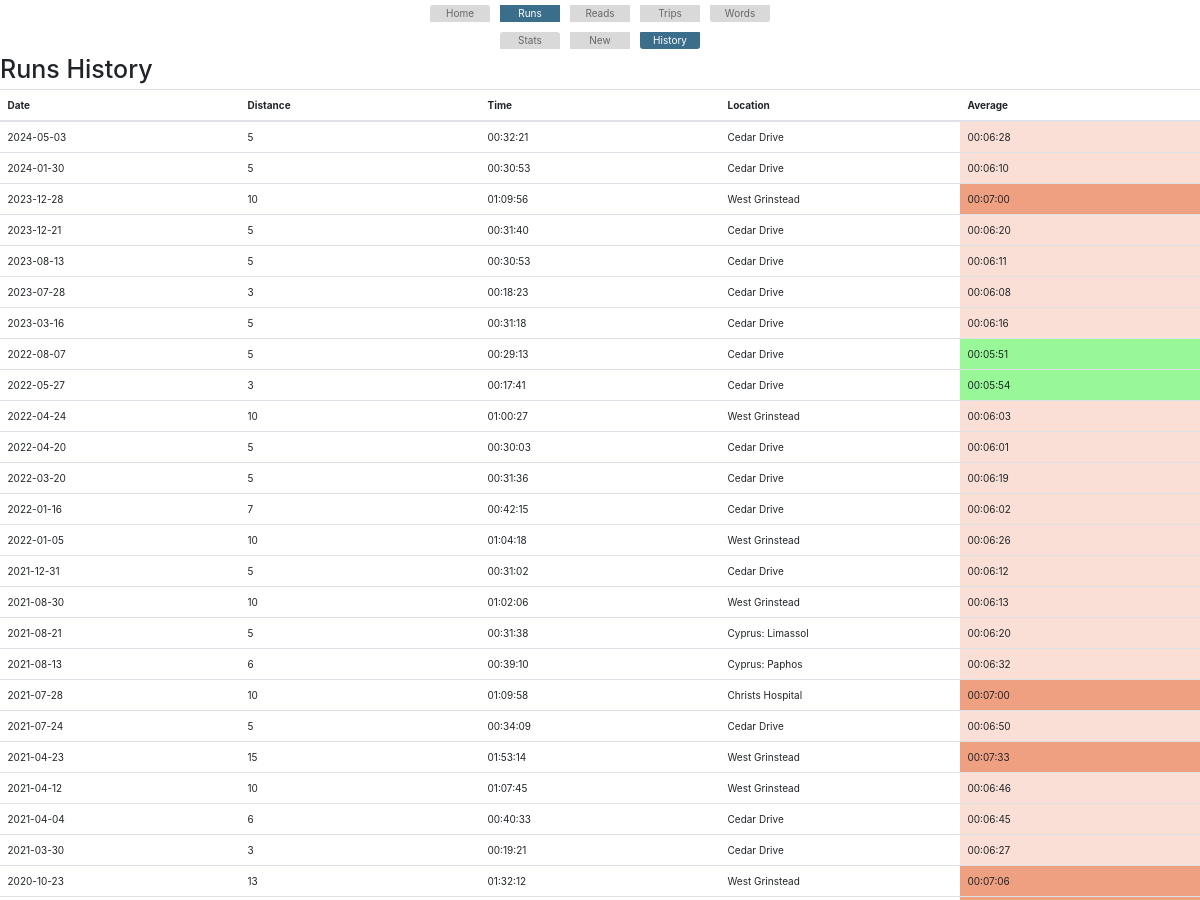
The app's page /runs/history (signed in, upper part), older data.
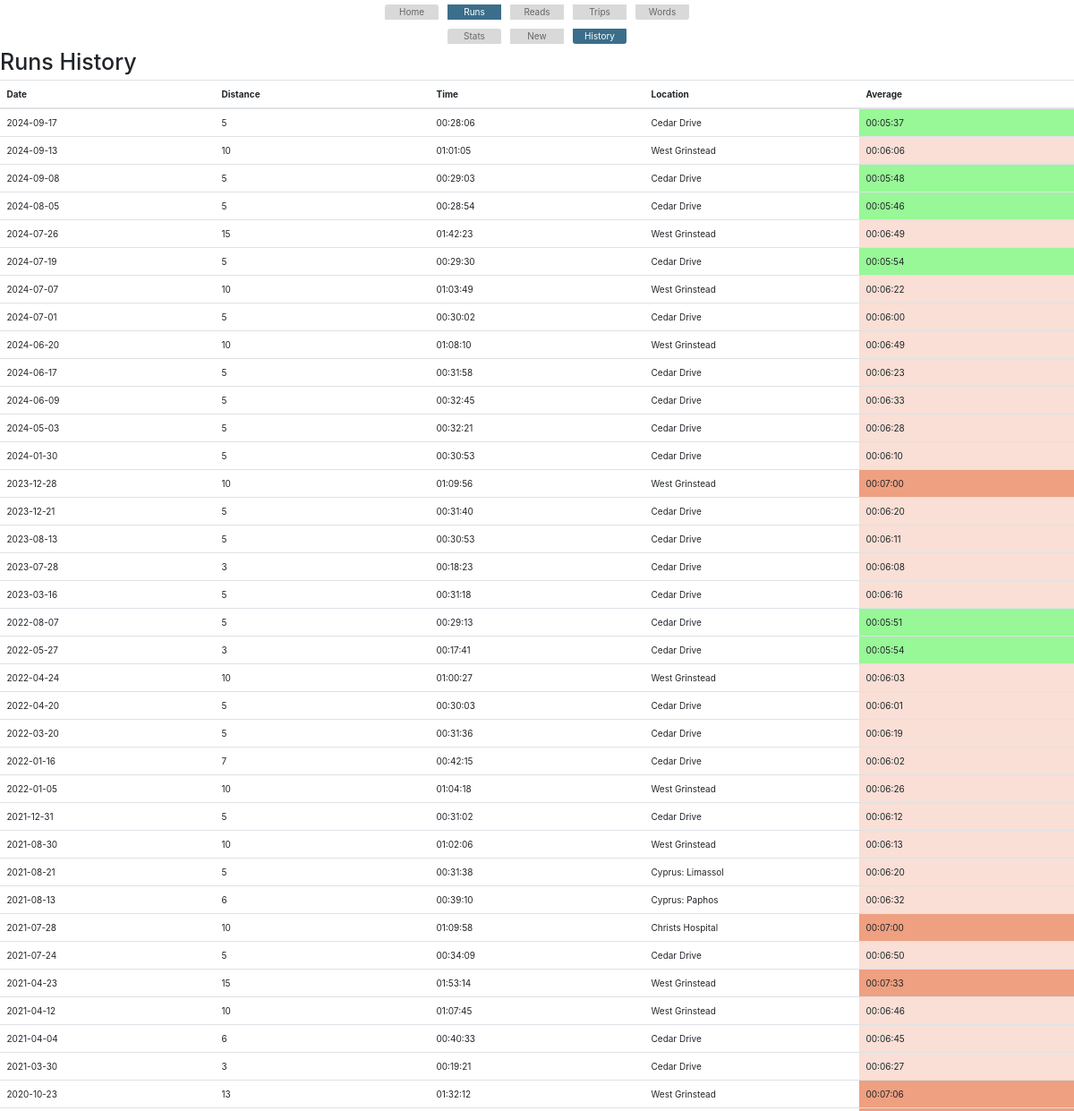
The same page, newer data.
### app.py (models this page shows)
class Runs(db.Model):
    id = db.Column(db.Integer, primary_key=True)
    date = db.Column(db.String(20))
    time = db.Column(db.String(20))
    distance = db.Column(db.Integer)
    location = db.Column(db.String(50))
    date_added = db.Column(db.String(20))
    average_time_per_km = db.Column(db.String(50))

### app.py (the view)
@app.route('/runs/history', methods=['GET', 'POST'])
@login_required
def runs_history():
    runs = Runs.query.order_by(Runs.date.desc()).all()
    for run in runs:
        pace = datetime.strptime(run.average_time_per_km, '%H:%M:%S').time()
        fast = datetime.strptime('00:06:00', '%H:%M:%S').time()
        med = datetime.strptime('00:07:00', '%H:%M:%S').time()
        slow = datetime.strptime('00:08:00', '%H:%M:%S').time()
        if pace < fast:
            run.pace = "fast"
        elif pace < med:
            run.pace = "med"
        elif pace < slow:
            run.pace = "slow"
    return render_template('runs_history.html',runs=runs)

### app.py (called while the page is built)
@login_manager.user_loader
def load_user(user_id):
    return User.query.get(int(user_id))

@app.before_request
def before_request():
    if not current_user.is_authenticated and request.endpoint not in ['login', 'static']:
        return redirect(url_for('login'))

### templates/runs_history.html (shortened to what this page needs)
{% extends 'base.html' %}
{% block content %}
{% include 'base_runs.html' %}
        <h1>Runs History</h1>
        <table class="table override_table">
            <thead>
                <tr>
                    <th>Date</th>
                    <th>Distance</th>
                    <th>Time</th>
                    <th>Location</th>
                    <th>Average</th>
                </tr>
            </thead>
            <tbody>
                {% for run in runs %}
                    <tr>
                        <td>{{ run.date }}</td>
                        <td>{{ run.distance }}</td>
                        <td>{{ run.time }}</td>
                        <td>{{ run.location }}</td>
                        <td class="{% if run.pace == 'fast' %}fast{% elif run.pace == 'med' %}medium{% elif run.pace == 'slow' %}slow{% endif %}">{{ run.average_time_per_km }}</td>
                    </tr>
                {% endfor %}
            </tbody>
        </table>
    {% endblock %}

Row changes from the older to the newer data that the page shows:
added Runs: date "2024-09-17", distance "5", time "00:28:06", location "Cedar Drive", average_time_per_km "00:05:37"
added Runs: date "2024-09-13", distance "10", time "01:01:05", location "West Grinstead", average_time_per_km "00:06:06"
added Runs: date "2024-09-08", distance "5", time "00:29:03", location "Cedar Drive", average_time_per_km "00:05:48"
added Runs: date "2024-08-05", distance "5", time "00:28:54", location "Cedar Drive", average_time_per_km "00:05:46"
added Runs: date "2024-07-26", distance "15", time "01:42:23", location "West Grinstead", average_time_per_km "00:06:49"
added Runs: date "2024-07-19", distance "5", time "00:29:30", location "Cedar Drive", average_time_per_km "00:05:54"
added Runs: date "2024-07-07", distance "10", time "01:03:49", location "West Grinstead", average_time_per_km "00:06:22"
added Runs: date "2024-07-01", distance "5", time "00:30:02", location "Cedar Drive", average_time_per_km "00:06:00"
added Runs: date "2024-06-20", distance "10", time "01:08:10", location "West Grinstead", average_time_per_km "00:06:49"
added Runs: date "2024-06-17", distance "5", time "00:31:58", location "Cedar Drive", average_time_per_km "00:06:23"
added Runs: date "2024-06-09", distance "5", time "00:32:45", location "Cedar Drive", average_time_per_km "00:06:33"
